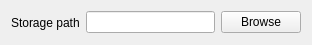
<?xml version="1.0" encoding="UTF-8"?>
<ui version="4.0">
 <class>Form</class>
 <widget class="QWidget" name="Form">
  <property name="geometry">
   <rect>
    <x>0</x>
    <y>0</y>
    <width>312</width>
    <height>45</height>
   </rect>
  </property>
  <property name="windowTitle">
   <string>Form</string>
  </property>
  <layout class="QHBoxLayout" name="horizontalLayout_2">
   <item>
    <widget class="QLabel" name="label">
     <property name="text">
      <string>Storage path</string>
     </property>
    </widget>
   </item>
   <item>
    <widget class="QLineEdit" name="lePath"/>
   </item>
   <item>
    <widget class="QPushButton" name="btnBrowse">
     <property name="text">
      <string>Browse</string>
     </property>
    </widget>
   </item>
  </layout>
 </widget>
 <resources/>
 <connections/>
</ui>
